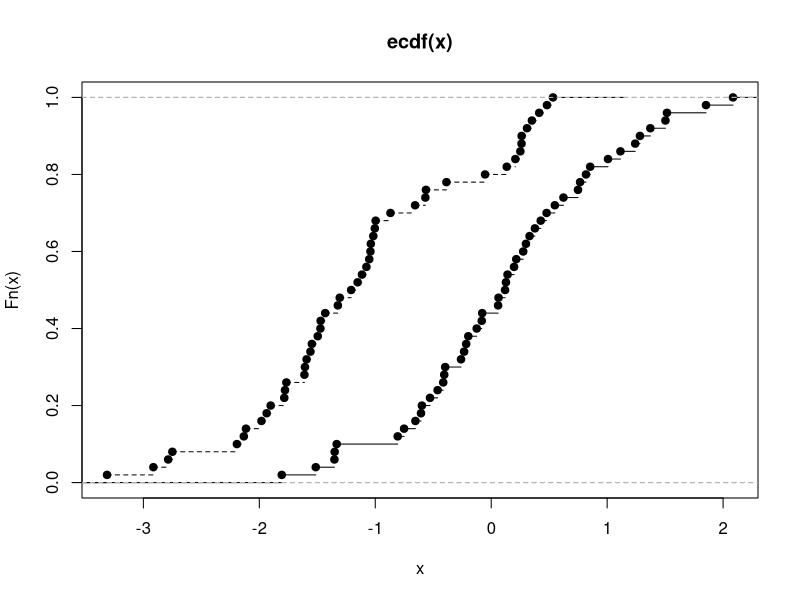

Source code (R):

# Confidence Interval

a <- 5 # Mean
s <- 2 # Standard Deviation
n <- 20 # Sample size 
error <- qnorm(0.975)*s/sqrt(n) # Error at 95%
left <- a-error
right <- a+error
right
left


# Shapiro wilk tests
shapiro.test(rnorm(100, mean = 5, sd = 3))
shapiro.test(runif(100, min = 2, max = 4))

# Kolmogorov-Smirnov tests
require(graphics)

x <- rnorm(50)
y <- runif(30)
# Do x and y come from the same distribution?
ks.test(x, y)
# Does x come from a shifted gamma distribution with shape 3 and rate 2?
ks.test(x+2, "pgamma", 3, 2) # two-sided, exact
ks.test(x+2, "pgamma", 3, 2, exact = FALSE)
ks.test(x+2, "pgamma", 3, 2, alternative = "gr")

# test if x is stochastically larger than x2
x2 <- rnorm(50, -1)
plot(ecdf(x), xlim = range(c(x, x2)))
plot(ecdf(x2), add = TRUE, lty = "dashed")
t.test(x, x2, alternative = "g")
wilcox.test(x, x2, alternative = "g")
ks.test(x, x2, alternative = "l")


# Variance levene test

library(car)
# Levene's test with one independent variable
leveneTest(weight ~ group, data = PlantGrowth)




